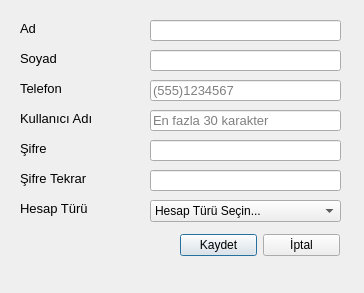
<?xml version="1.0" encoding="UTF-8"?>
<ui version="4.0">
 <class>NewUser</class>
 <widget class="QDialog" name="NewUser">
  <property name="geometry">
   <rect>
    <x>0</x>
    <y>0</y>
    <width>364</width>
    <height>293</height>
   </rect>
  </property>
  <property name="minimumSize">
   <size>
    <width>364</width>
    <height>293</height>
   </size>
  </property>
  <property name="maximumSize">
   <size>
    <width>364</width>
    <height>293</height>
   </size>
  </property>
  <property name="windowTitle">
   <string>Yeni Kullanıcı Kaydı</string>
  </property>
  <widget class="QLabel" name="label">
   <property name="geometry">
    <rect>
     <x>20</x>
     <y>20</y>
     <width>101</width>
     <height>16</height>
    </rect>
   </property>
   <property name="font">
    <font>
     <pointsize>10</pointsize>
    </font>
   </property>
   <property name="text">
    <string>Ad</string>
   </property>
  </widget>
  <widget class="QLabel" name="label_2">
   <property name="geometry">
    <rect>
     <x>20</x>
     <y>50</y>
     <width>101</width>
     <height>16</height>
    </rect>
   </property>
   <property name="font">
    <font>
     <pointsize>10</pointsize>
    </font>
   </property>
   <property name="text">
    <string>Soyad</string>
   </property>
  </widget>
  <widget class="QLabel" name="label_3">
   <property name="geometry">
    <rect>
     <x>20</x>
     <y>80</y>
     <width>101</width>
     <height>16</height>
    </rect>
   </property>
   <property name="font">
    <font>
     <pointsize>10</pointsize>
    </font>
   </property>
   <property name="text">
    <string>Telefon</string>
   </property>
  </widget>
  <widget class="QLabel" name="label_4">
   <property name="geometry">
    <rect>
     <x>20</x>
     <y>110</y>
     <width>101</width>
     <height>16</height>
    </rect>
   </property>
   <property name="font">
    <font>
     <pointsize>10</pointsize>
    </font>
   </property>
   <property name="text">
    <string>Kullanıcı Adı</string>
   </property>
  </widget>
  <widget class="QLabel" name="label_5">
   <property name="geometry">
    <rect>
     <x>20</x>
     <y>140</y>
     <width>101</width>
     <height>16</height>
    </rect>
   </property>
   <property name="font">
    <font>
     <pointsize>10</pointsize>
    </font>
   </property>
   <property name="text">
    <string>Şifre</string>
   </property>
  </widget>
  <widget class="QLabel" name="label_6">
   <property name="geometry">
    <rect>
     <x>20</x>
     <y>170</y>
     <width>101</width>
     <height>16</height>
    </rect>
   </property>
   <property name="font">
    <font>
     <pointsize>10</pointsize>
    </font>
   </property>
   <property name="text">
    <string>Şifre Tekrar</string>
   </property>
  </widget>
  <widget class="QLabel" name="label_status">
   <property name="geometry">
    <rect>
     <x>20</x>
     <y>260</y>
     <width>321</width>
     <height>31</height>
    </rect>
   </property>
   <property name="font">
    <font>
     <pointsize>8</pointsize>
    </font>
   </property>
   <property name="styleSheet">
    <string notr="true">color:red;</string>
   </property>
   <property name="text">
    <string/>
   </property>
   <property name="alignment">
    <set>Qt::AlignLeading|Qt::AlignLeft|Qt::AlignTop</set>
   </property>
   <property name="wordWrap">
    <bool>true</bool>
   </property>
  </widget>
  <widget class="QLabel" name="label_8">
   <property name="geometry">
    <rect>
     <x>20</x>
     <y>200</y>
     <width>101</width>
     <height>16</height>
    </rect>
   </property>
   <property name="font">
    <font>
     <pointsize>10</pointsize>
    </font>
   </property>
   <property name="text">
    <string>Hesap Türü</string>
   </property>
  </widget>
  <widget class="QWidget" name="horizontalLayoutWidget">
   <property name="geometry">
    <rect>
     <x>180</x>
     <y>230</y>
     <width>160</width>
     <height>31</height>
    </rect>
   </property>
   <layout class="QHBoxLayout" name="horizontalLayout">
    <item>
     <widget class="QPushButton" name="pushButton_submit">
      <property name="text">
       <string>Kaydet</string>
      </property>
     </widget>
    </item>
    <item>
     <widget class="QPushButton" name="pushButton_cancel">
      <property name="text">
       <string>İptal</string>
      </property>
      <property name="autoDefault">
       <bool>false</bool>
      </property>
     </widget>
    </item>
   </layout>
  </widget>
  <widget class="QLineEdit" name="lineEdit_firstname">
   <property name="geometry">
    <rect>
     <x>150</x>
     <y>20</y>
     <width>191</width>
     <height>21</height>
    </rect>
   </property>
   <property name="font">
    <font>
     <pointsize>10</pointsize>
    </font>
   </property>
  </widget>
  <widget class="QLineEdit" name="lineEdit_lastname">
   <property name="geometry">
    <rect>
     <x>150</x>
     <y>50</y>
     <width>191</width>
     <height>21</height>
    </rect>
   </property>
   <property name="font">
    <font>
     <pointsize>10</pointsize>
    </font>
   </property>
  </widget>
  <widget class="QLineEdit" name="lineEdit_phone">
   <property name="geometry">
    <rect>
     <x>150</x>
     <y>80</y>
     <width>191</width>
     <height>21</height>
    </rect>
   </property>
   <property name="font">
    <font>
     <pointsize>10</pointsize>
    </font>
   </property>
   <property name="placeholderText">
    <string>(555)1234567</string>
   </property>
  </widget>
  <widget class="QLineEdit" name="lineEdit_username">
   <property name="geometry">
    <rect>
     <x>150</x>
     <y>110</y>
     <width>191</width>
     <height>21</height>
    </rect>
   </property>
   <property name="font">
    <font>
     <pointsize>10</pointsize>
    </font>
   </property>
   <property name="maxLength">
    <number>30</number>
   </property>
   <property name="placeholderText">
    <string>En fazla 30 karakter</string>
   </property>
  </widget>
  <widget class="QLineEdit" name="lineEdit_password">
   <property name="geometry">
    <rect>
     <x>150</x>
     <y>140</y>
     <width>191</width>
     <height>21</height>
    </rect>
   </property>
   <property name="font">
    <font>
     <pointsize>10</pointsize>
    </font>
   </property>
   <property name="maxLength">
    <number>40</number>
   </property>
   <property name="echoMode">
    <enum>QLineEdit::Password</enum>
   </property>
  </widget>
  <widget class="QLineEdit" name="lineEdit_repeatpassword">
   <property name="geometry">
    <rect>
     <x>150</x>
     <y>170</y>
     <width>191</width>
     <height>21</height>
    </rect>
   </property>
   <property name="font">
    <font>
     <pointsize>10</pointsize>
    </font>
   </property>
   <property name="echoMode">
    <enum>QLineEdit::Password</enum>
   </property>
  </widget>
  <widget class="QComboBox" name="comboBox_usertypes">
   <property name="geometry">
    <rect>
     <x>150</x>
     <y>200</y>
     <width>191</width>
     <height>22</height>
    </rect>
   </property>
   <item>
    <property name="text">
     <string>Hesap Türü Seçin...</string>
    </property>
   </item>
   <item>
    <property name="text">
     <string>1- ÇALIŞAN</string>
    </property>
   </item>
   <item>
    <property name="text">
     <string>2- YÖNETİCİ</string>
    </property>
   </item>
   <item>
    <property name="text">
     <string>3- ADMİN</string>
    </property>
   </item>
  </widget>
 </widget>
 <resources/>
 <connections/>
</ui>
